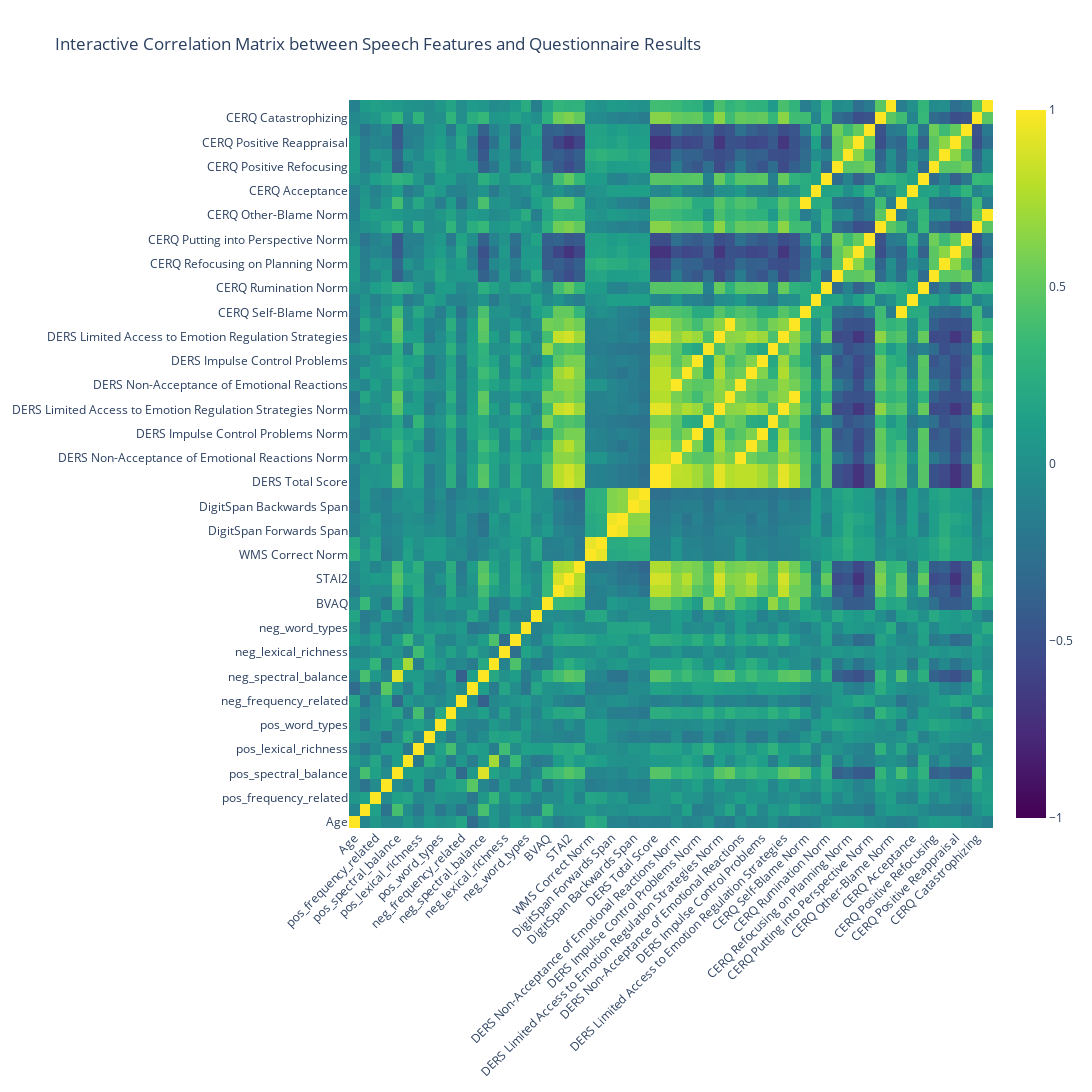

The cell this chart's notebook holds for it:
### Code cell
# Exclude some columns from the correlation matrix
columns_to_exclude = ['TM Practice B', 'TM Practice A', 'Group']  
analysis_df_filtered = analysis_df.drop(columns=columns_to_exclude)

# Compute the correlation matrix
correlation_matrix = analysis_df_filtered.corr()

# Create a mask for the upper triangle
mask = np.triu(np.ones_like(correlation_matrix, dtype=bool))

# Plot the correlation matrix using a heatmap
plt.figure(figsize=(15, 10))
sns.heatmap(correlation_matrix, mask = mask, annot=False, fmt=".2f", cmap="coolwarm", cbar=True)
plt.title('Correlation Matrix between Speech Features and Questionnaire Results')
plt.xticks(rotation=45, ha='right')
plt.yticks(rotation=0)
plt.show()

# Plot interactive heatmap using plotly.graph_objects
fig = go.Figure(data=go.Heatmap(
    z=correlation_matrix.to_numpy(),
    x=correlation_matrix.columns.tolist(),
    y=correlation_matrix.index.tolist(),
    colorscale='Viridis',
    zmin=-1, zmax=1,
    showscale=True
))

fig.update_layout(
    title='Interactive Correlation Matrix between Speech Features and Questionnaire Results',
    xaxis=dict(tickangle=-45),
    yaxis=dict(tickangle=0),
    autosize=False,
    width=1500,
    height=1500
)

fig.show()
fig.write_html("W:/Fmri_Forschung/Allerlei/JuliaS/GitHub/SubliminalVideoPriming/plots/speech_questinnaire_correlations_interactive.html")

# Calculate the correlation matrix and the corresponding p-values matrix
def calculate_correlations(df):
    correlations = df.corr()
    p_values = df.corr(method=lambda x, y: pearsonr(x, y)[1]) - np.eye(*correlations.shape)
    return correlations, p_values

correlation_matrix, p_values = calculate_correlations(analysis_df_filtered)

# Apply Bonferroni correction
alpha = 0.05
num_tests = p_values.size
bonferroni_threshold = alpha / num_tests

# Print the information for Bonferroni correction
print(f"Number of comparisons corrected for Bonferroni: {num_tests}")
print(f"Bonferroni correction threshold: {bonferroni_threshold}")

# Create a mask for significant correlations
significant_mask = (p_values < bonferroni_threshold)

# Mask insignificant correlations in the correlation matrix
significant_correlations = correlation_matrix.where(significant_mask)

# Create a mask for the upper triangle
mask = np.triu(np.ones_like(significant_correlations, dtype=bool))

# Plot the significant correlations using a heatmap
plt.figure(figsize=(20, 15))
sns.heatmap(significant_correlations, mask=mask, annot=False, fmt=".2f", cmap="coolwarm", cbar=True)
plt.title('Significant Correlations (Bonferroni-corrected) between Speech Features and Questionnaire Results', fontsize=16)
plt.xticks(rotation=45, ha='right', fontsize=12)
plt.yticks(fontsize=12)
plt.show()

# Extract significant correlations
significant_pairs = []

for row in range(correlation_matrix.shape[0]):
    for col in range(row+1, correlation_matrix.shape[1]):
        if p_values.iloc[row, col] < bonferroni_threshold:
            significant_pairs.append({
                'Variable1': correlation_matrix.index[row],
                'Variable2': correlation_matrix.columns[col],
                'Correlation': correlation_matrix.iloc[row, col],
                'P-Value': p_values.iloc[row, col]
            })

significant_pairs_df = pd.DataFrame(significant_pairs)

# Save the significant correlations to a CSV file
significant_pairs_df.to_csv('W:/Fmri_Forschung/Allerlei/JuliaS/GitHub/SubliminalVideoPriming/data/speech/speech_questionnaire_correlation_corrected.csv', index=False)

### Figure 1 — Plotly figure (JSON) as saved in the notebook; plotly's stock layout.template omitted (floating-point values rounded to 4 significant figures; data arrays with more than 128 entries replaced by an {"elided": "..."} marker saying what was removed)
{"data": [{"colorscale": [[0, "#440154"], [0.1111, "#482878"], [0.2222, "#3e4989"], [0.3333, "#31688e"], [0.4444, "#26828e"], [0.5556, "#1f9e89"], [0.6667, "#35b779"], [0.7778, "#6ece58"], [0.8889, "#b5de2b"], [1, "#fde725"]], "showscale": true, "type": "heatmap", "x": ["Age", "Sex", "pos_frequency_related", "pos_energy_related", "pos_spectral_balance", "pos_temporal", "pos_lexical_richness", "pos_sentiment", "pos_word_types", "pos_syntactic_complexity", "neg_frequency_related", "neg_energy_related", "neg_spectral_balance", "neg_temporal", "neg_lexical_richness", "neg_sentiment", "neg_word_types", "neg_syntactic_complexity", "BVAQ", "BDI-II", "STAI2", "STAI1", "WMS Correct Norm", "WMS Correct", "DigitSpan Forwards Span", "DigitSpan Forwards Total Score", "DigitSpan Backwards Span", "DigitSpan Backwards Total Score", "DERS Total Score", "DERS Total Score Norm", "DERS Non-Acceptance of Emotional Reactions Norm", "DERS Problems with Goal-Oriented Behavior Norm", "DERS Impulse Control Problems Norm", "DERS Lack of Emotional Awareness Norm", "DERS Limited Access to Emotion Regulation Strategies Norm", "DERS Lack of Emotional Clarity Norm", "DERS Non-Acceptance of Emotional Reactions", "DERS Problems with Goal-Oriented Behavior", "DERS Impulse Control Problems", "DERS Lack of Emotional Awareness", "DERS Limited Access to Emotion Regulation Strategies", "DERS Lack of Emotional Clarity", "CERQ Self-Blame Norm", "CERQ Acceptance Norm", "CERQ Rumination Norm", "CERQ Positive Refocusing Norm", "CERQ Refocusing on Planning Norm", "CERQ Positive Reappraisal Norm", "CERQ Putting into Perspective Norm", "CERQ Catastrophizing Norm", "CERQ Other-Blame Norm", "CERQ Self-Blame", "CERQ Acceptance", "CERQ Rumination", "CERQ Positive Refocusing", "CERQ Refocusing on Planning", "CERQ Positive Reappraisal", "CERQ Putting into Perspective", "CERQ Catastrophizing", "CERQ Other-Blame"], "y": ["Age", "Sex", "pos_frequency_related", "pos_energy_related", "pos_spectral_balance", "pos_temporal", "pos_lexical_richness", "pos_sentiment", "pos_word_types", "pos_syntactic_complexity", "neg_frequency_related", "neg_energy_related", "neg_spectral_balance", "neg_temporal", "neg_lexical_richness", "neg_sentiment", "neg_word_types", "neg_syntactic_complexity", "BVAQ", "BDI-II", "STAI2", "STAI1", "WMS Correct Norm", "WMS Correct", "DigitSpan Forwards Span", "DigitSpan Forwards Total Score", "DigitSpan Backwards Span", "DigitSpan Backwards Total Score", "DERS Total Score", "DERS Total Score Norm", "DERS Non-Acceptance of Emotional Reactions Norm", "DERS Problems with Goal-Oriented Behavior Norm", "DERS Impulse Control Problems Norm", "DERS Lack of Emotional Awareness Norm", "DERS Limited Access to Emotion Regulation Strategies Norm", "DERS Lack of Emotional Clarity Norm", "DERS Non-Acceptance of Emotional Reactions", "DERS Problems with Goal-Oriented Behavior", "DERS Impulse Control Problems", "DERS Lack of Emotional Awareness", "DERS Limited Access to Emotion Regulation Strategies", "DERS Lack of Emotional Clarity", "CERQ Self-Blame Norm", "CERQ Acceptance Norm", "CERQ Rumination Norm", "CERQ Positive Refocusing Norm", "CERQ Refocusing on Planning Norm", "CERQ Positive Reappraisal Norm", "CERQ Putting into Perspective Norm", "CERQ Catastrophizing Norm", "CERQ Other-Blame Norm", "CERQ Self-Blame", "CERQ Acceptance", "CERQ Rumination", "CERQ Positive Refocusing", "CERQ Refocusing on Planning", "CERQ Positive Reappraisal", "CERQ Putting into Perspective", "CERQ Catastrophizing", "CERQ Other-Blame"], "z": {"elided": "60x60 float values"}, "zmax": 1, "zmin": -1}], "layout": {"autosize": false, "height": 1500, "title": {"text": "Interactive Correlation Matrix between Speech Features and Questionnaire Results"}, "width": 1500, "xaxis": {"tickangle": -45}, "yaxis": {"tickangle": 0}}}
